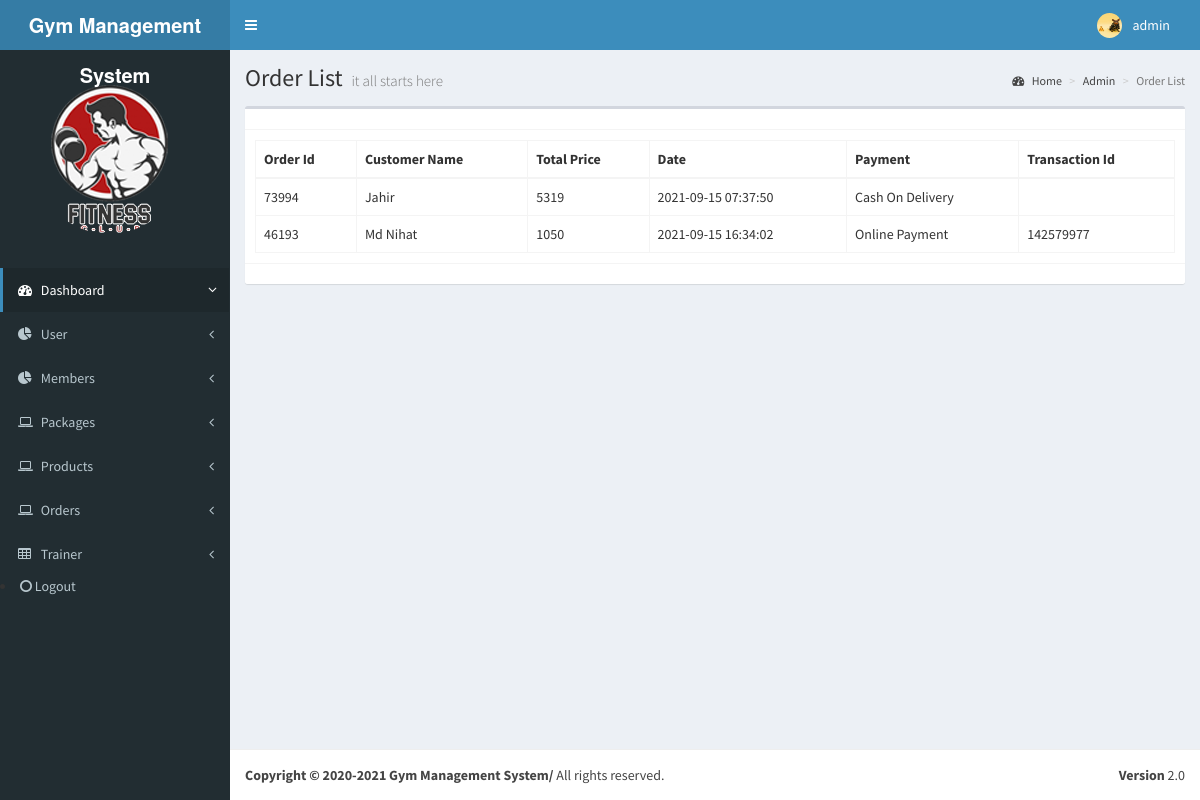
The page /dashboard/order-list.php on the database its author committed.
### tables this page shows
CREATE TABLE `orders` (
  `order_id` int(11) NOT NULL,
  `customer_id` int(11) NOT NULL,
  `order_date` datetime NOT NULL DEFAULT current_timestamp(),
  `invoice_id` varchar(10) NOT NULL,
  `total_price` float NOT NULL,
  `trxid` varchar(100) NOT NULL,
  `order_type` int(11) NOT NULL
);

CREATE TABLE `users` (
  `user_id` int(11) NOT NULL,
  `fname` varchar(100) NOT NULL,
  `lame` varchar(100) NOT NULL,
  `gender` varchar(1) NOT NULL,
  `age` int(11) NOT NULL,
  `username` varchar(100) NOT NULL,
  `password` varchar(100) NOT NULL,
  `address` varchar(200) NOT NULL,
  `phone_num` varchar(11) NOT NULL
);

### dashboard/order-list.php (the view, shortened to what this page needs)
<?php include('header.php');
 include('db_connection.php');
?>
  <body class="skin-blue">
    <div class="wrapper">
      <?php include('menu.php');?>
            <div class="content-wrapper" style="min-height: 1024px;">
                <section class="content-header">
                  <h1> Order List <small>it all starts here</small> </h1>
                  <ol class="breadcrumb">
                    <li><a href="#"><i class="fa fa-dashboard"></i> Home</a></li>
                    <li><a href="#">Admin</a></li>
                    <li class="active">Order List</li>
                  </ol>
                </section>
                <section class="content">
                  <div class="box">
                    <div class="box-header with-border">
                      </div>--><?php
   $sql = "SELECT orders.order_id as id,users.fname as cname,orders.order_date as date,orders.invoice_id as invoice_id ,orders.total_price as price,orders.trxid as trxid,orders.order_type as type FROM orders,users WHERE
   orders.customer_id=users.user_id";
   $retval =$con->query($sql);
?>
                    </div>
                    <div class="box-body">
                        <table id="example" class="table table-bordered">
                            <thead>
                              <tr>
                                <th>Order Id</th>
                                <th>Customer Name</th>
                                <th>Total Price</th>
                                <th>Date</th>
                                <th>Payment</th>
                                <th>Transaction Id</th>
                              </tr>
                            </thead>
                            <tbody>
                              <?php  while($row = mysqli_fetch_array($retval)) {  ?>
                              <tr>
                                <td><?php echo $row['invoice_id']?></td>
                                <td><?php echo $row['cname']?></td>
                                <td><?php echo$row['price'] ?></td>
                                <td><?php echo $row['date']?></td>
                                <td><?php echo  ($row['type'] ==1) ? "Cash On Delivery" : "Online Payment";?></td>
                                <td><?php echo $row['trxid']?></td>
                              <?php } ?>
                              </tr>
                            </tbody>
                          </table>
                     </div>
                    <div class="box-footer">  </div>
                  </div>
                </section>
              </div>
     <?php include('footer.php');?>

### dashboard/menu.php (shortened to what this page needs)
<header class="main-header">
        <a href="dashboard.php" class="logo"><b>Gym Management System</b> </a>
        <nav class="navbar navbar-static-top" role="navigation">
          <a href="#" class="sidebar-toggle" data-toggle="offcanvas" role="button">
          </a>
          <div class="navbar-custom-menu">
            <ul class="nav navbar-nav">
           <?php
              require_once 'db.php';
               $sql = 'SELECT * FROM admin';
               $retval = mysqli_query($conn, $sql);
               ?>
              <li class="dropdown user user-menu">
                <a href="#" class="dropdown-toggle" data-toggle="dropdown">
                  <?php  while($row = mysqli_fetch_array($retval)) {  ?>
                  <img src="../images/<?php echo $row['admin_picture'] ?>" class="user-image" alt="User Image">
                  <span class="hidden-xs"><?php echo $row['admin_name'] ?></span>
                </a>
                  <?php } ?>
              </li>
            </ul>
          </div>
        </nav>
      </header><aside class="main-sidebar">
        <section class="sidebar" style="height: auto;">
           <img src="../dist/img/fitness-club-two.png" class="img-circle" alt="User Image" style="padding: 34px;">
          <ul class="sidebar-menu">
            <li class="active treeview">
              <a href="dashboard.php">
                <i class="fa fa-dashboard"></i> <span>Dashboard</span> <i class="fa fa-angle-left pull-right"></i>
              </a>
            </li>
            <li class="treeview">
              <a href="#">
                <i class="fa fa-pie-chart"></i>
                <span>User</span>
                <i class="fa fa-angle-left pull-right"></i>
              </a>
            </li>
            <li class="treeview">
              <a href="#">
                <i class="fa fa-pie-chart"></i>
                <span>Members</span>
                <i class="fa fa-angle-left pull-right"></i>
              </a>
            </li>
            <li class="treeview">
              <a href="#">
                <i class="fa fa-laptop"></i>
                <span>Packages</span>
                <i class="fa fa-angle-left pull-right"></i>
              </a>
            </li>
            <li class="treeview">
              <a href="#">
                <i class="fa fa-laptop"></i>
                <span>Products</span>
                <i class="fa fa-angle-left pull-right"></i>
              </a>
            </li>
            <li class="treeview">
              <a href="#">
                <i class="fa fa-laptop"></i>
                <span>Orders</span>
                <i class="fa fa-angle-left pull-right"></i>
              </a>
            </li>
            <li class="treeview">
              <a href="#">
                <i class="fa fa-table"></i> <span>Trainer</span>
                <i class="fa fa-angle-left pull-right"></i>
              </a>
          </ul>
          <li><a href="logout.php"><i class="fa fa-circle-o"></i> Logout</a></li>
        </section>
      </aside>

### rows shown on the page
orders: invoice "73994", users.fname "Jahir", total_price "5319", order_date "2021-09-15 07:37:50", order_type "Cash On Delivery"
orders: invoice "46193", users.fname "Md Nihat", total_price "1050", order_date "2021-09-15 16:34:02", order_type "Online Payment", trxid "142579977"

### other values the page prints
$row['admin_name'] "admin"
